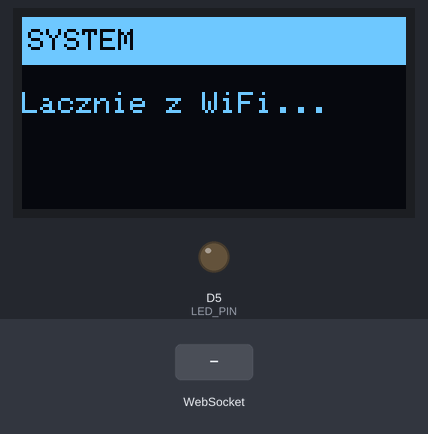
A sketch run on a simulated ESP8266 (Wemos D1 mini). Shown: 128×64 one-colour display, output pins drawn as LEDs (lit = HIGH). The inputs (shaded band) are chosen by the test bench. WiFi joins after 1.5 s; servers stay silent unless stated; what the sketch prints to the serial monitor is not drawn.

Above: at 0.1 s.
At 4.7 s:
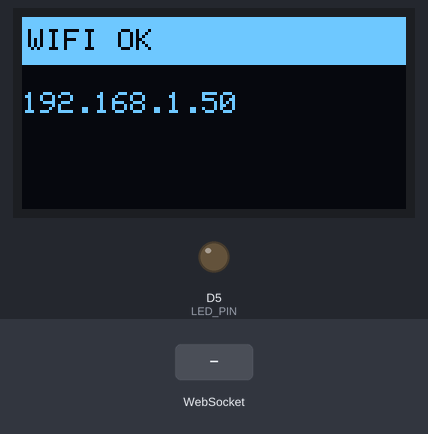
4.8 s: WebSocket text "chat" received
At 6.2 s:
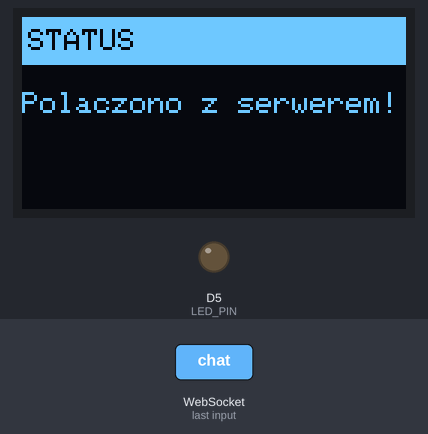
Timing chart, 0 to 7.8 s (numbered marks = the images above; inputs shaded):
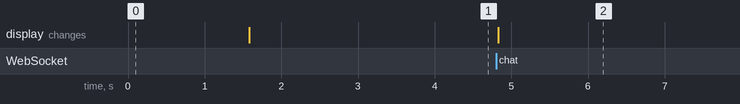

The sketch:

wemos_client.ino
```cpp
#include <ESP8266WiFi.h>
#include <WebSocketsClient.h>
#include <ArduinoJson.h>
#include <Wire.h>
#include <Adafruit_GFX.h>
#include <Adafruit_SSD1306.h>

// --- KONFIGURACJA ---
const char* ssid     = "";
const char* password = "";
const char* ws_host  = "192.168.50.203"; // IP of kubernetes
const int   ws_port  = 30000;           // Kubernetes defined port

// --- PINY ---
#define LED_PIN D5

// --- OLED ---
#define SCREEN_WIDTH 128
#define SCREEN_HEIGHT 64
Adafruit_SSD1306 display(SCREEN_WIDTH, SCREEN_HEIGHT, &Wire, -1);
WebSocketsClient webSocket;

void setup() {
  Serial.begin(115200);
  pinMode(LED_PIN, OUTPUT);
  digitalWrite(LED_PIN, LOW);

  Wire.begin(D2, D1); // SDA na D2, SCL na D1
  if(!display.begin(SSD1306_SWITCHCAPVCC, 0x3C)) {
    Serial.println(F("OLED Fail"));
    for(;;);
  }

  updateOLED("SYSTEM", "Lacznie z WiFi...");
  WiFi.begin(ssid, password);

  while (WiFi.status() != WL_CONNECTED) {
    delay(500);
    Serial.print(".");
  }

  updateOLED("WIFI OK", WiFi.localIP().toString());
  delay(2000);

  webSocket.begin(ws_host, ws_port, "/");
  webSocket.onEvent(webSocketEvent);
  webSocket.setReconnectInterval(5000);
}

void loop() {
  webSocket.loop();
}

void webSocketEvent(WStype_t type, uint8_t * payload, size_t length) {
  switch(type) {
    case WStype_DISCONNECTED:
      updateOLED("STATUS", "Rozlaczono z K8s");
      digitalWrite(LED_PIN, LOW);
      break;

    case WStype_CONNECTED:
      updateOLED("STATUS", "Polaczono z serwerem!");
      webSocket.sendTXT("{\"name\": \"Wemos_Sensor\"}");
      break;

    case WStype_TEXT: {
      StaticJsonDocument<256> doc;
      DeserializationError error = deserializeJson(doc, payload);

      if (!error) {
        String msgType = doc["type"];
        if (msgType == "chat") {
          String sender = doc["name"];
          String text = doc["msg"];
          updateOLED(sender, text);

          digitalWrite(LED_PIN, HIGH);
          delay(200);
          digitalWrite(LED_PIN, LOW);
        }
      }
      break;
    }
  }
}

void updateOLED(String header, String message) {
  display.clearDisplay();
  display.fillRect(0, 0, 128, 16, WHITE);
  display.setTextColor(BLACK);
  display.setCursor(2, 4);
  display.println(header);

  display.setTextColor(WHITE);
  display.setCursor(0, 25);
  display.println(message);
  display.display();
}
```

Measured:
- after the input at 4.8 s, the display: changes at once (image 2)
